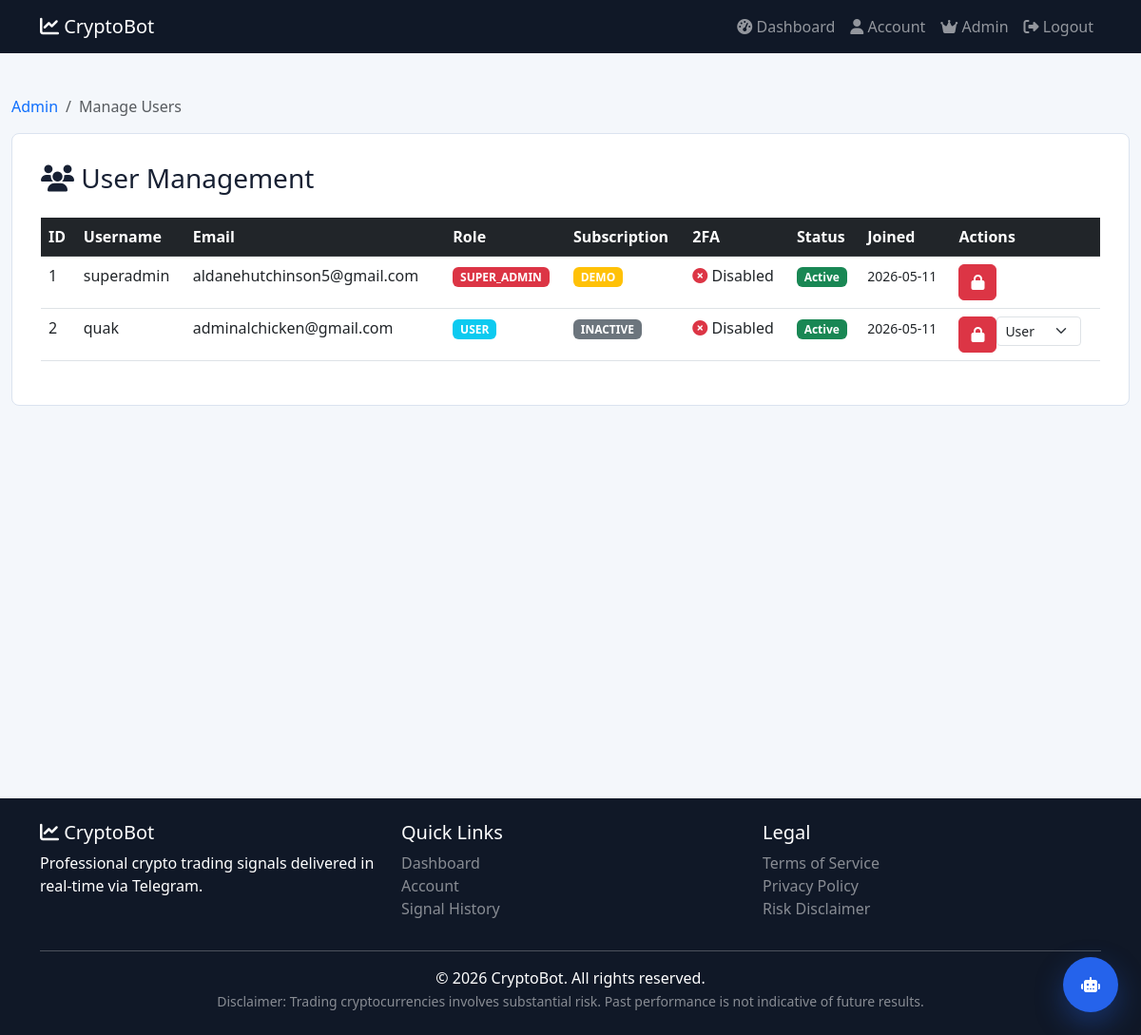
Page /admin/users (signed in) on the committed database.
### database/models.py (models this page shows, shortened)
class User(UserMixin, db.Model):
    __tablename__ = 'users'
    id = db.Column(db.Integer, primary_key=True)
    email = db.Column(db.String(120), unique=True, nullable=False)
    username = db.Column(db.String(80), unique=True, nullable=False)
    password_hash = db.Column(db.String(200), nullable=False)
    role = db.Column(db.String(20), default='user')  # super_admin, admin, teacher, student, user
    subscription_status = db.Column(db.String(20), default='inactive')  # active, inactive, demo
    is_active = db.Column(db.Boolean, default=True)
    is_blocked = db.Column(db.Boolean, default=False)
    telegram_chat_id = db.Column(db.String(50), nullable=True)
    twofa_secret = db.Column(db.String(50), nullable=True)
    twofa_enabled = db.Column(db.Boolean, default=False)
    demo_expiry = db.Column(db.DateTime, nullable=True)
    created_at = db.Column(db.DateTime, default=datetime.utcnow)
    last_login = db.Column(db.DateTime, nullable=True)
    subscriptions = db.relationship('Subscription', backref='user', lazy=True)
    payments = db.relationship('Payment', backref='user', lazy=True)
    trades_created = db.relationship('Trade', backref='creator', lazy=True)
    logs = db.relationship('AdminLog', backref='admin', lazy=True)

### app.py (the view)
@app.route('/admin/users')
@login_required
@role_required(['super_admin', 'admin'])
def admin_users():
    users = User.query.all()
    return render_template('admin/manage_users.html', users=users)

### app.py (called while the page is built)
@app.context_processor
def inject_template_globals():
    return {'current_year': datetime.utcnow().year}

@login_manager.user_loader
def load_user(user_id):
    return User.query.get(int(user_id))

### templates/admin/manage_users.html (shortened to what this page needs)
{% extends "includes/header.html" %}
{% block content %}
<div class="dashboard-container">
    <div class="container-fluid">
        <div class="row">
            <div class="col-md-12">
                <nav aria-label="breadcrumb">
                    <ol class="breadcrumb">
                        <li class="breadcrumb-item"><a href="{{ url_for('admin_dashboard') }}">Admin</a></li>
                        <li class="breadcrumb-item active">Manage Users</li>
                    </ol>
                </nav>
            </div>
        </div>
        <div class="row">
            <div class="col-md-12">
                <div class="dashboard-content">
                    <h3><i class="fas fa-users"></i> User Management</h3>
                    <div class="table-responsive mt-4">
                        <table class="table table-hover">
                            <thead class="table-dark">
                                <tr>
                                    <th>ID</th>
                                    <th>Username</th>
                                    <th>Email</th>
                                    <th>Role</th>
                                    <th>Subscription</th>
                                    <th>2FA</th>
                                    <th>Status</th>
                                    <th>Joined</th>
                                    <th>Actions</th>
                                </tr>
                            </thead>
                            <tbody>
                                {% for user in users %}
                                <tr>
                                    <td>{{ user.id }}</td>
                                    <td>{{ user.username }}</td>
                                    <td>{{ user.email }}</td>
                                    <td>
                                        <span class="badge {% if user.role == 'super_admin' %}bg-danger{% elif user.role == 'admin' %}bg-warning{% else %}bg-info{% endif %}">
                                            {{ user.role|upper }}
                                        </span>
                                    </td>
                                    <td>
                                        <span class="badge {% if user.subscription_status == 'active' %}bg-success{% elif user.subscription_status == 'demo' %}bg-warning{% else %}bg-secondary{% endif %}">
                                            {{ user.subscription_status|upper }}
                                        </span>
                                    </td>
                                    <td>
                                        {% if user.twofa_enabled %}
                                            <i class="fas fa-check-circle text-success"></i> Enabled
                                        {% else %}
                                            <i class="fas fa-times-circle text-danger"></i> Disabled
                                        {% endif %}
                                    </td>
                                    <td>
                                        {% if user.is_blocked %}
                                            <span class="badge bg-danger">Blocked</span>
                                        {% else %}
                                            <span class="badge bg-success">Active</span>
                                        {% endif %}
                                    </td>
                                    <td><small>{{ user.created_at.strftime('%Y-%m-%d') }}</small></td>
                                    <td>
                                        <div class="btn-group btn-group-sm">
                                            {% if current_user.role == 'super_admin' %}
                                                {% if user.is_blocked %}
                                                <form method="POST" action="{{ url_for('unblock_user', user_id=user.id) }}" style="display: inline;">
                                                    <button type="submit" class="btn btn-success" onclick="return confirm('Unblock this user?')">
                                                        <i class="fas fa-unlock"></i>
                                                    </button>
                                                </form>
                                                {% else %}
                                                <form method="POST" action="{{ url_for('block_user', user_id=user.id) }}" style="display: inline;">
                                                    <button type="submit" class="btn btn-danger" onclick="return confirm('Block this user?')">
                                                        <i class="fas fa-lock"></i>
                                                    </button>
                                                </form>
                                                {% endif %}
                                                {% if user.role != 'super_admin' %}
                                                <form method="POST" action="{{ url_for('change_user_role', user_id=user.id) }}" style="display: inline;">
                                                    <select name="role" onchange="this.form.submit()" class="form-select form-select-sm" style="width: auto; display: inline-block;">
                                                        <option value="user" {% if user.role == 'user' %}selected{% endif %}>User</option>
                                                    </select>
                                                </form>
                                                {% endif %}
                                            {% endif %}
                                        </div>
                                    </td>
                                </tr>
                                {% endfor %}
                            </tbody>
                        </table>
                    </div>
                </div>
            </div>
        </div>
    </div>
</div>
{% endblock %}

### static/css/style.css (style rules this page uses)
:root { --primary: #2563eb; --primary-dark: #1d4ed8; --secondary: #14b8a6; --ink: #172033; --muted: #667085; --surface: #ffffff; --soft-surface: #f4f7fb; --dark: #101827; --success: #059669; --danger: #dc2626; --warning: #f59e0b; --border: #dbe3ef; --shadow: 0 18px 45px rgba(23, 32, 51, 0.12); }
* { box-sizing: border-box; margin: 0; padding: 0; }
body { background: var(--soft-surface); color: var(--ink); font-family: "Segoe UI", Tahoma, Geneva, Verdana, sans-serif; min-height: 100vh; }
a { text-decoration: none; }
.dashboard-container { background: var(--soft-surface); min-height: calc(100vh - 80px); padding: 28px 0; }
.dashboard-sidebar, .dashboard-content { background: white; border: 1px solid var(--border); border-radius: 8px; }
.dashboard-content { padding: 30px; }

### rows in the picture
User: id "1", username "superadmin", email "aldanehutchinson5@gmail.com", role "SUPER_ADMIN", subscription_status "DEMO", twofa_enabled False (drawn), is_blocked "Active", created_at "2026-05-11"
User: id "2", username "quak", email "adminalchicken@gmail.com", role "USER", subscription_status "INACTIVE", twofa_enabled False (drawn), is_blocked "Active", created_at "2026-05-11", role "User"
